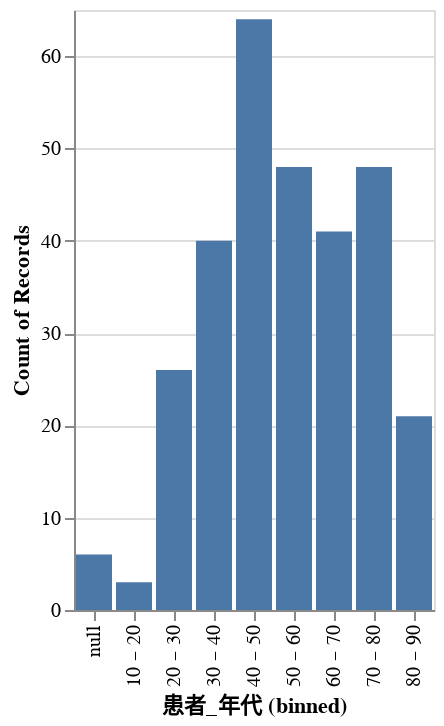

The notebook cell saved with this chart:
### Code cell
alt.Chart(df).mark_bar().encode(
    alt.X("患者_年代", bin=True),
    y='count()',
)

### Figure 1 — Vega-Lite specification as saved in the notebook (floating-point values rounded to 4 significant figures; data arrays with more than 128 entries replaced by an {"elided": "..."} marker saying what was removed)
{"config": {"view": {"continuousWidth": 400, "continuousHeight": 300}}, "data": {"name": "data-6637a90094fb0c3107d339877f3fe188"}, "mark": "bar", "encoding": {"x": {"type": "nominal", "bin": true, "field": "患者_年代"}, "y": {"type": "quantitative", "aggregate": "count"}}, "$schema": "https://vega.github.io/schema/vega-lite/v4.0.2.json", "datasets": {"data-6637a90094fb0c3107d339877f3fe188": {"elided": "298 records"}}}
